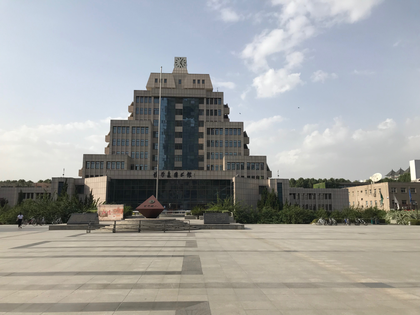
%> input picture code/仿射变换的估计与图像的拼接/pic3.png, 420 x 315 px, shrunk from 4032 x 3024 before the run
$ octave demo_affine_registration.m   (GNU Octave 9; MATLAB toolbox functions it lacks are replaced by stand-ins)
%> lines starting %> are read from the running program, lines starting %| are printed output that depends on the picture

%% ï¿½ï¿½È¡ï¿½ï¿½ï¿½ï¿½Í¼ï¿½ï¿½
im1 = imread('pic3.png');
%> im1 is the input picture: size 315x420x3 uint8; mean R, G, B 159.8, 160.8, 159.1
im2 = imread('pic4.png');
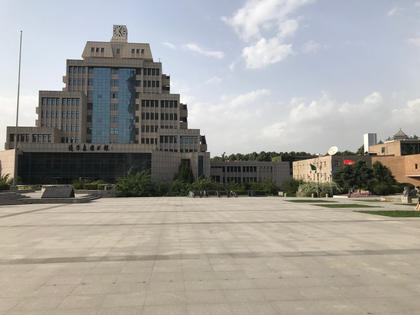
%> input picture code/仿射变换的估计与图像的拼接/pic4.png, 420 x 315 px, shrunk from 4032 x 3024 before the run
%> im2 is the input picture: size 315x420x3 uint8; mean R, G, B 162.8, 160.4, 155.1
figure(1);clf; imshow(cat(2, im1,im2));

%% ï¿½ï¿½ï¿½ï¿½ginputï¿½ï¿½È¡ï¿½ï¿½ï¿½ï¿½ï¿½ï¿½
if(exist('leftpoints.mat','file') && exist('rightpoints.mat','file'))
    left = load('leftpoints.mat');
    xsLeft = left.xsLeft; ysLeft = left.ysLeft;
    right = load('rightpoints.mat');
    xsRight = right.xsRight; ysRight = right.ysRight;

    figure(1); hold on;
    plot(xsLeft, ysLeft,'rx','markersize',15);
    for i = 1 : length(xsLeft)
        str = [num2str(i),':(',num2str(xsLeft(i)),', ', num2str(ysLeft(i)), ')'];
       text(xsLeft(i), ysLeft(i), str, 'fontsize', 15, 'color', 'r') ;
    end
    plot(xsRight + size(im1,2), ysRight,'rs','markersize',15);
    for i = 1 : length(xsRight)
        str = [num2str(i),':(',num2str(xsRight(i)),', ', num2str(ysRight(i)), ')'];
       text(xsRight(i) + size(im1,2), ysRight(i), str, 'fontsize', 15, 'color', 'r') ;
    end

else
    [xsLeft, ysLeft] = ginput(3);
    xsLeft = round(xsLeft);
    ysLeft = round(ysLeft);
    figure(1); hold on;
    plot(xsLeft, ysLeft,'rx','markersize',15);
    for i = 1 : length(xsLeft)
        str = [num2str(i),':(',num2str(xsLeft(i)),', ', num2str(ysLeft(i)), ')'];
       text(xsLeft(i), ysLeft(i), str, 'fontsize', 15, 'color', 'r') ;
    end


    [xsRight, ysRight] = ginput(3);
    xsRight = round(xsRight);
    ysRight = round(ysRight);
    figure(1); hold on;
    plot(xsRight, ysRight,'rs','markersize',15);
    for i = 1 : length(xsRight)
        str = [num2str(i),':(',num2str(xsRight(i)-size(im1,2)),', ', num2str(ysRight(i)), ')'];
       text(xsRight(i), ysRight(i), str, 'fontsize', 15, 'color', 'r') ;
    end

    xsRight = xsRight - size(im1,2);
    save('leftpoints.mat','xsLeft','ysLeft');
    save('rightpoints.mat', 'xsRight', 'ysRight');
end

% ï¿½ï¿½ï¿½ï¿½Í¼ï¿½ï¿½
cdata = print('-RGBImage');
imwrite(cdata, 'concatenate.png');

%% ï¿½ï¿½ï¿½ï¿½ï¿½ï¿½ÑµÄ·ï¿½ï¿½ï¿½ä»»
% ï¿½ï¿½ï¿½Ò±ßµÄµï¿½Í¨ï¿½ï¿½ï¿½ï¿½ï¿½ï¿½ä»»ï¿½ä»»ï¿½ï¿½ï¿½ï¿½ï¿½
npoints = length(xsRight);
onevec = ones(npoints,1);
zeromat = zeros(npoints,3);

% å¡«å……Aå’Œb
A = [xsRight(1),ysRight(1),1,0,0,0;...
    0,0,0,xsRight(1),ysRight(1),1;...
    xsRight(2),ysRight(2),1,0,0,0;...
    0,0,0,xsRight(2),ysRight(2),1;...
    xsRight(3),ysRight(3),1,0,0,0;...
    0,0,0,xsRight(3),ysRight(3),1];
b = [xsLeft(1);...
    ysLeft(1);...
    xsLeft(2);...
    ysLeft(2);...
    xsLeft(3);...
    ysLeft(3)];


x = A\b;

%% ï¿½ï¿½ï¿½ÆµÚ¶ï¿½ï¿½ï¿½Í¼ï¿½ï¿½Ä±ß¿ï¿½ï¿½Úµï¿½Ò»ï¿½ï¿½Í¼ï¿½ï¿½ï¿½ÐµÄ±ä»»ï¿½ï¿½ï¿½ï¿?
nx2 = size(im2,2); ny2 = size(im2,1);
%> after `nx2 = size(im2,2)`: nx2 = 420
%> after `ny2 = size(im2,1)`: ny2 = 315
xsbound2 = [1 nx2 nx2 1];
%> xsbound2 = [1 420 420 1]
ysbound2 = [1 1 ny2 ny2];
%> ysbound2 = [1 1 315 315]
Aff = [x(1:3)'; x(4:6)'];

x2bound_transformed = Aff * [xsbound2;ysbound2;ones(1,4)];

% ï¿½ï¿½ï¿½Æ³ï¿½ï¿½ï¿½ï¿½ß¿ï¿½
figure(1); hold on;
plot([x2bound_transformed(1,:) x2bound_transformed(1,1)],...
     [x2bound_transformed(2,:) x2bound_transformed(2,1)],'r-');

% ï¿½ï¿½ï¿½ï¿½Ï³ï¿½ï¿½ï¿½ï¿½ï¿½ï¿½ï¿½Æ?
nx1 = size(im1,2); ny1 = size(im1,1);
%> after `nx1 = size(im1,2)`: nx1 = 420
%> after `ny1 = size(im1,1)`: ny1 = 315
xlo = min([1 x2bound_transformed(1,:)]); xlo = floor(xlo);
%> after `xlo = min([1 x2bound_transformed(1,:)])`: xlo = 1
xhi = max([nx1 x2bound_transformed(1,:)]); xhi = ceil(xhi);
%> after `xhi = max([nx1 x2bound_transformed(1,:)])`: xhi = 1049
ylo = min([1 x2bound_transformed(2,:)]); ylo = floor(ylo);
%> after `ylo = min([1 x2bound_transformed(2,:)])`: ylo = 1
yhi = max([ny1 x2bound_transformed(2,:)]); yhi = ceil(yhi);

%%
% ï¿½ï¿½Â¼ï¿½ï¿½ï¿½ï¿½ï¿½ß¿ï¿½
bounds = cell(2,4);
bounds{1,1} = [1 nx1 nx1 1;1 1 ny1 ny1] - repmat([-xlo+1;-ylo+1],[1 4]);
bounds{2,1} = x2bound_transformed - repmat([-xlo+1;-ylo+1],[1 4]);

bounds{1,2} = [1 0 -xlo+1; 0 1 -ylo+1];
bounds{2,2} = Aff; bounds{2,2}(:,3) = bounds{2,2}(:,3) - [-xlo+1;-ylo+1];

% ï¿½ï¿½ï¿½ï¿½Maskï¿½ï¿½Ï¢
sigma = 0.75;
[xg1,yg1] = meshgrid(1:nx1, 1:ny1);
mask1 = (xg1 - nx1/2.0).^2 ./(sigma*nx1)^2 + (yg1 - ny1/2.0).^2./(sigma*ny1)^2;
[xg2,yg2] = meshgrid(1:nx2, 1:ny2);
mask2 = (xg2 - nx2/2.0).^2 ./(sigma*nx2)^2 + (yg2 - ny2/2.0).^2./(sigma*ny2)^2;

bounds{1,3} = exp(-mask1);
bounds{2,3} = exp(-mask2);

bounds{1,4} = im1;
bounds{2,4} = im2;

%% ï¿½ï¿½ï¿½ï¿½Í¼ï¿½ï¿½ÄºÏ²ï¿?
nc = size(im1,3);
imTotal = zeros(yhi-ylo+1, xhi-xlo+1, nc);

% ï¿½ï¿½ï¿½Ò»ï¿½ï¿½Mask
maskTotal = zeros(yhi-ylo+1, xhi-xlo+1);

% ï¿½ï¿½Ê¼Å²ï¿½ï¿½Í¼ï¿½ï¿½ï¿½ï¿½ï¿½ï¿½
figure(2);clf; imshow(uint8(imTotal));
hold on;
for i = 1 : 2
%> this loop made 2 passes; what is shown inside it comes from the first
   plot([bounds{i,1}(1,:) bounds{i,1}(1,1)],...
        [bounds{i,1}(2,:) bounds{i,1}(2,1)], 'r-');
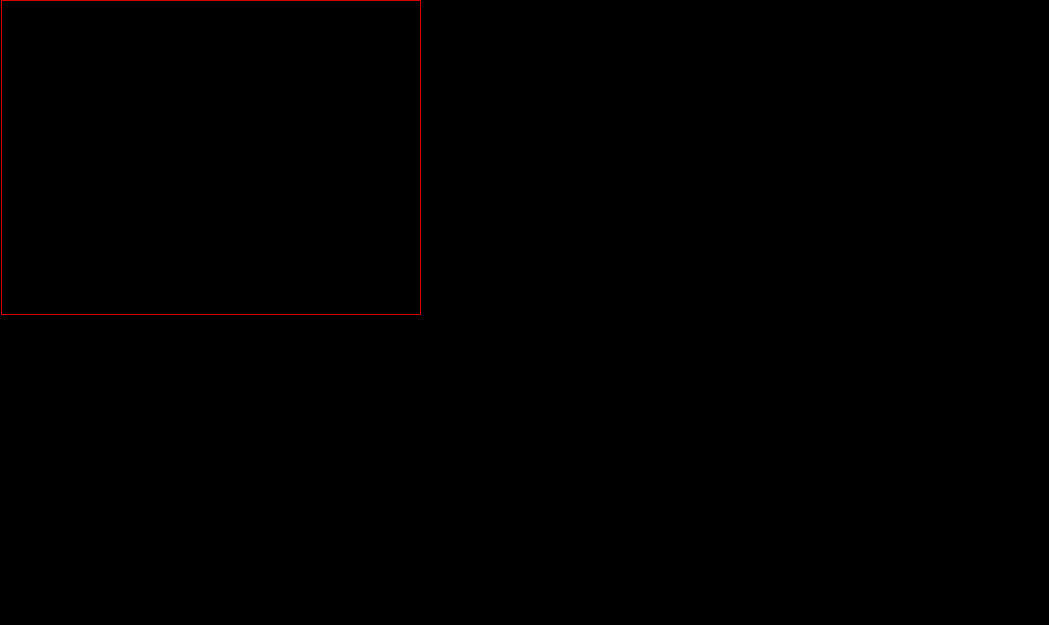
%> figure redrawn from the program's plot data

   xlo_i = floor(min(bounds{i,1}(1,:)));
%> xlo_i = 1
   xhi_i = ceil(max(bounds{i,1}(1,:)));
%> xhi_i = 420
   ylo_i = floor(min(bounds{i,1}(2,:)));
%> ylo_i = 1
   yhi_i = ceil(max(bounds{i,1}(2,:)));
%> yhi_i = 315

   [xg_i,yg_i] = meshgrid(xlo_i:xhi_i,ylo_i:yhi_i);

   Aff = bounds{i,2};
%> Aff = [1 0 0; 0 1 0]
   coords_i = inv(Aff(1:2,1:2)) * ([xg_i(:) yg_i(:)]' - repmat(Aff(:,3),[1, numel(xg_i)]));
   xcoords_i = reshape(coords_i(1,:), size(xg_i));
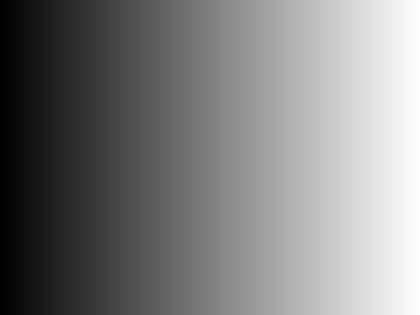
%> xcoords_i: size 315x420 double; min 1, max 420, mean 210.5; drawn with min black and max white
   ycoords_i = reshape(coords_i(2,:), size(xg_i));
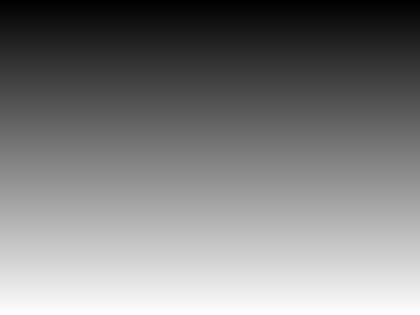
%> ycoords_i: size 315x420 double; min 1, max 315, mean 158; drawn with min black and max white

   im_i = zeros(yhi_i-ylo_i+1, xhi_i-xlo_i+1,nc);
%> im_i: size 315x420x3 double; every value is 0
   for j = 1 : nc
    im_i(:,:,j) = interp2(double(bounds{i,4}(:,:,j)), xcoords_i, ycoords_i, 'linear', 0);
   end
   mask_i = interp2(bounds{i,3}, xcoords_i, ycoords_i, 'linear', 0);
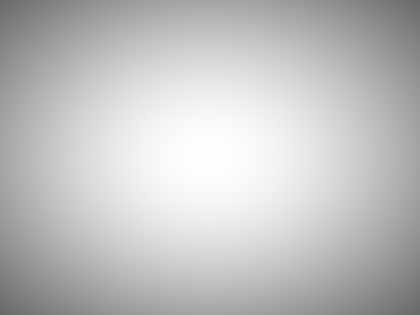
%> mask_i: size 315x420 double; min 0.411, max 1, mean 0.756
   figure(3);imshow(uint8(im_i));
   figure(4);imagesc(mask_i);

   imTotal(ylo_i:yhi_i, xlo_i:xhi_i, :) = imTotal(ylo_i:yhi_i, xlo_i:xhi_i, :)  + im_i .* repmat(mask_i, [1 1 nc]);
   maskTotal(ylo_i:yhi_i, xlo_i:xhi_i) = maskTotal(ylo_i:yhi_i, xlo_i:xhi_i) + mask_i;
end
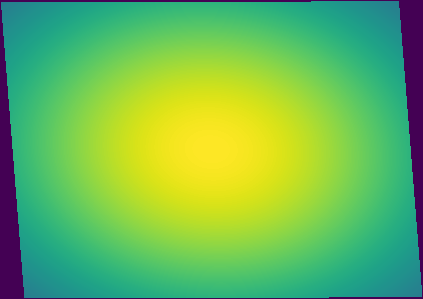
%> displayed picture: size 299x423x3, on the screen's scale of 0 to 255; mean R, G, B 108.9, 184.5, 87.9

imTotal = imTotal./repmat(maskTotal+1e-20,[1 1,3]);
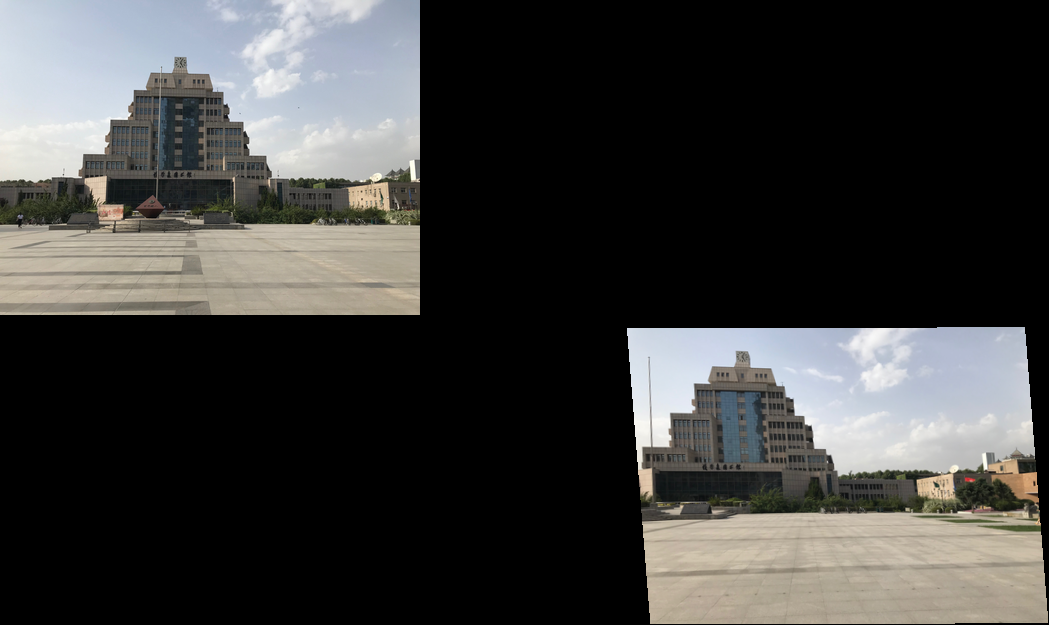
%> imTotal: size 625x1049x3 double; mean R, G, B 61.5, 61.3, 60; drawn with min black and max white
figure(5); imshow(uint8(imTotal));
% ï¿½ï¿½ï¿½ï¿½Í¼ï¿½ï¿½
cdata = print('-RGBImage');
imwrite(cdata, 'merged_img.png');
